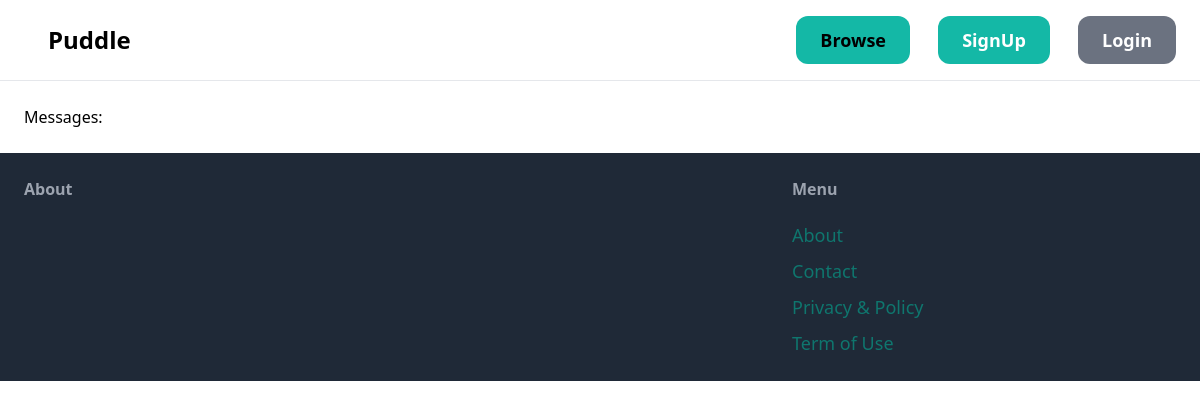
Page /Messages on the earlier database version.
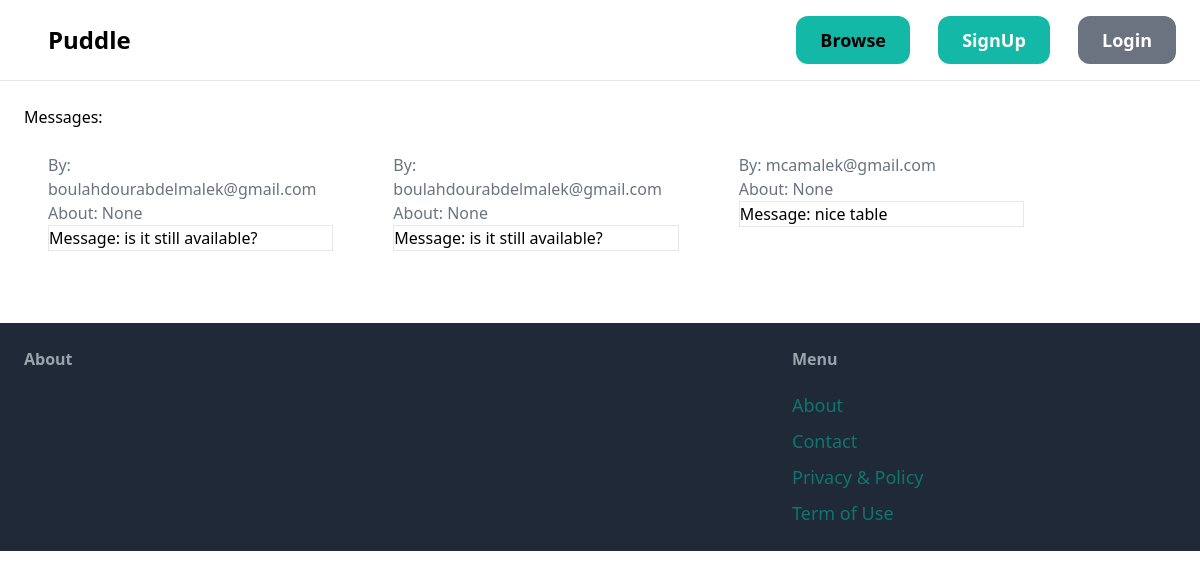
Same page on the later database version.
### website/models.py (models this page shows, shortened)
class message(models.Model):
    message = models.TextField()
    sent_by = models.EmailField(blank=False, null=False)
    sent_to = models.TextField(null=True)
    about = models.CharField(null=True, max_length=200)

### website/views.py (the view)
# urls.py: path("Messages", views.messages, name='messages'),
def messages(request):
    messages = message.objects.filter(sent_to=request.user)
    return render(request, 'website/messages.html', {
        'messages': messages
    })

### templates/website/messages.html (shortened to what this page needs)
{% extends 'website/base.html' %}
{% block content %}
    <div class="container">
        <h1>Messages: </h1>
        <div class="grid grid-cols-3 gap-3">
            {% for message in messages %}
                <div>
                        <div class="p-6 bg-white rounded-b-xl">
                            <h2 class="text-gray-500">By: {{ message.sent_by }}</h2>
                            <h2 class="text-gray-500">About: {{ message.about }}</h2>
                            <p class="text-2pl border">Message: {{ message.message }}</p><br>
                        </div>
                </div>
            {% endfor %}
        </div>
    </div>
{% endblock %}

Differences in the rows shown:
added message: sent_by "boulahdourabdelmalek@gmail.com", about "None", message "is it still available?"
added message: sent_by "boulahdourabdelmalek@gmail.com", about "None", message "is it still available?"
added message: sent_by "mcamalek@gmail.com", about "None", message "nice table"
